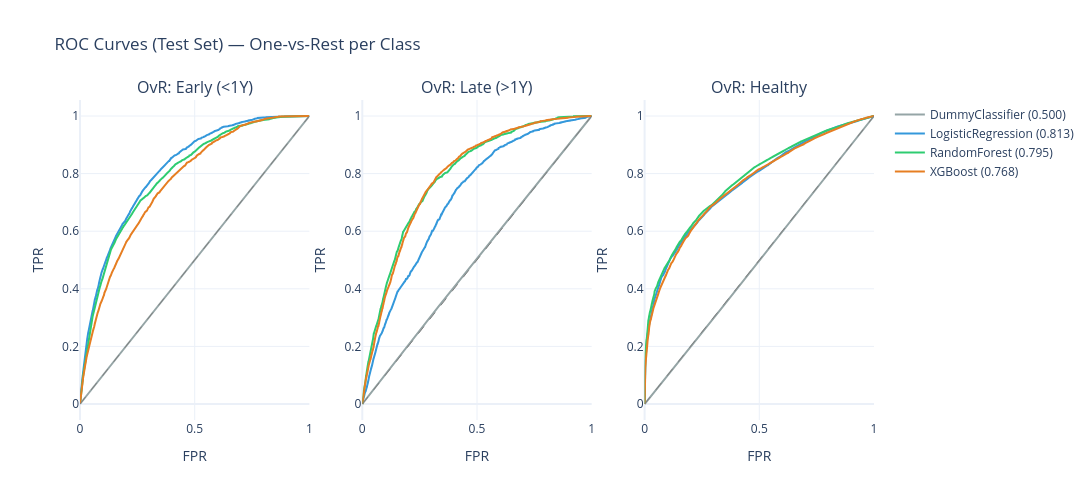

Here is the notebook cell this chart was saved with:
### Markdown cell above
# 6. ROC Curves (Test Set, Best Models)

One-vs-Rest ROC curves for each model on the test set, all in one plot per class.

### Code cell
# --- ROC Curves: All models, Macro-averaged  ---
from sklearn.preprocessing import label_binarize
from sklearn.metrics import roc_curve, auc

y_test_bin = label_binarize(y_test, classes=[0, 1, 2])
class_names = ['Early (<1Y)', 'Late (>1Y)', 'Healthy']
model_colors = {
    'DummyClassifier': '#95a5a6',
    'LogisticRegression': '#3498db',
    'RandomForest': '#2ecc71',
    'XGBoost': '#e67e22',
    'TabPFN': '#e74c3c',
}

# Re-train best models and get probabilities
best_probas = {}
for model_name in MODELS.keys():
    df_model = df_results[df_results['model'] == model_name]
    best_seed = int(df_model.loc[df_model['f1_macro'].idxmax(), 'seed'])
    df_bal = balance_data(df_train, n_samples=N_SAMPLES, seed=best_seed)
    X_tr, y_tr = get_X_y(df_bal)
    if model_name == "TabPFN":
        clf = TabPFNClassifier(device='cpu', n_estimators=8)
        clf.fit(X_tr, y_tr)
        best_probas[model_name] = clf.predict_proba(X_test)
    else:
        from sklearn.base import clone
        clf = clone(MODELS[model_name])
        clf.fit(X_tr, y_tr)
        best_probas[model_name] = clf.predict_proba(X_test)

# Plot: One subplot per class
from plotly.subplots import make_subplots

fig6 = make_subplots(rows=1, cols=3, subplot_titles=[f'OvR: {cn}' for cn in class_names])

for i, cn in enumerate(class_names):
    for model_name, proba in best_probas.items():
        fpr, tpr, _ = roc_curve(y_test_bin[:, i], proba[:, i])
        roc_auc_val = auc(fpr, tpr)
        fig6.add_trace(
            go.Scatter(x=fpr, y=tpr, mode='lines',
                       name=f'{model_name} ({roc_auc_val:.3f})',
                       line=dict(color=model_colors.get(model_name, 'grey'), width=2),
                       showlegend=(i == 0)),  # legend only on first subplot
            row=1, col=i+1
        )
    # Diagonal
    fig6.add_trace(
        go.Scatter(x=[0,1], y=[0,1], mode='lines',
                   line=dict(color='grey', width=1, dash='dash'), showlegend=False),
        row=1, col=i+1
    )

fig6.update_layout(
    title='ROC Curves (Test Set) — One-vs-Rest per Class',
    template='plotly_white', height=500, width=1600,
    legend=dict(x=1.02, y=1)
)
for i in range(3):
    fig6.update_xaxes(title_text='FPR', row=1, col=i+1)
    fig6.update_yaxes(title_text='TPR', row=1, col=i+1)

show_and_save(fig6, "benchmark_roc_curves", width=1600, height=500)

### Figure 1 — Plotly figure (JSON) as saved in the notebook; plotly's stock layout.template omitted (floating-point values rounded to 4 significant figures; data arrays with more than 128 entries replaced by an {"elided": "..."} marker saying what was removed)
{"data": [{"line": {"color": "#95a5a6", "width": 2}, "mode": "lines", "name": "DummyClassifier (0.500)", "showlegend": true, "type": "scatter", "x": [0.0, 0.3321, 1.0], "xaxis": "x", "y": [0.0, 0.3329, 1.0], "yaxis": "y"}, {"line": {"color": "#3498db", "width": 2}, "mode": "lines", "name": "LogisticRegression (0.813)", "showlegend": true, "type": "scatter", "x": {"elided": "8209 float values"}, "xaxis": "x", "y": {"elided": "8209 float values"}, "yaxis": "y"}, {"line": {"color": "#2ecc71", "width": 2}, "mode": "lines", "name": "RandomForest (0.795)", "showlegend": true, "type": "scatter", "x": {"elided": "9728 float values"}, "xaxis": "x", "y": {"elided": "9728 float values"}, "yaxis": "y"}, {"line": {"color": "#e67e22", "width": 2}, "mode": "lines", "name": "XGBoost (0.768)", "showlegend": true, "type": "scatter", "x": {"elided": "9039 float values"}, "xaxis": "x", "y": {"elided": "9039 float values"}, "yaxis": "y"}, {"line": {"color": "grey", "dash": "dash", "width": 1}, "mode": "lines", "showlegend": false, "type": "scatter", "x": [0, 1], "xaxis": "x", "y": [0, 1], "yaxis": "y"}, {"line": {"color": "#95a5a6", "width": 2}, "mode": "lines", "name": "DummyClassifier (0.503)", "showlegend": false, "type": "scatter", "x": [0.0, 0.3362, 1.0], "xaxis": "x2", "y": [0.0, 0.3423, 1.0], "yaxis": "y2"}, {"line": {"color": "#3498db", "width": 2}, "mode": "lines", "name": "LogisticRegression (0.716)", "showlegend": false, "type": "scatter", "x": {"elided": "8127 float values"}, "xaxis": "x2", "y": {"elided": "8127 float values"}, "yaxis": "y2"}, {"line": {"color": "#2ecc71", "width": 2}, "mode": "lines", "name": "RandomForest (0.793)", "showlegend": false, "type": "scatter", "x": {"elided": "9551 float values"}, "xaxis": "x2", "y": {"elided": "9551 float values"}, "yaxis": "y2"}, {"line": {"color": "#e67e22", "width": 2}, "mode": "lines", "name": "XGBoost (0.790)", "showlegend": false, "type": "scatter", "x": {"elided": "8888 float values"}, "xaxis": "x2", "y": {"elided": "8888 float values"}, "yaxis": "y2"}, {"line": {"color": "grey", "dash": "dash", "width": 1}, "mode": "lines", "showlegend": false, "type": "scatter", "x": [0, 1], "xaxis": "x2", "y": [0, 1], "yaxis": "y2"}, {"line": {"color": "#95a5a6", "width": 2}, "mode": "lines", "name": "DummyClassifier (0.499)", "showlegend": false, "type": "scatter", "x": [0.0, 0.334, 1.0], "xaxis": "x3", "y": [0.0, 0.3313, 1.0], "yaxis": "y3"}, {"line": {"color": "#3498db", "width": 2}, "mode": "lines", "name": "LogisticRegression (0.767)", "showlegend": false, "type": "scatter", "x": {"elided": "10463 float values"}, "xaxis": "x3", "y": {"elided": "10463 float values"}, "yaxis": "y3"}, {"line": {"color": "#2ecc71", "width": 2}, "mode": "lines", "name": "RandomForest (0.778)", "showlegend": false, "type": "scatter", "x": {"elided": "11576 float values"}, "xaxis": "x3", "y": {"elided": "11576 float values"}, "yaxis": "y3"}, {"line": {"color": "#e67e22", "width": 2}, "mode": "lines", "name": "XGBoost (0.764)", "showlegend": false, "type": "scatter", "x": {"elided": "11303 float values"}, "xaxis": "x3", "y": {"elided": "11303 float values"}, "yaxis": "y3"}, {"line": {"color": "grey", "dash": "dash", "width": 1}, "mode": "lines", "showlegend": false, "type": "scatter", "x": [0, 1], "xaxis": "x3", "y": [0, 1], "yaxis": "y3"}], "layout": {"annotations": [{"font": {"size": 16}, "showarrow": false, "text": "OvR: Early (<1Y)", "x": 0.1444, "xanchor": "center", "xref": "paper", "y": 1, "yanchor": "bottom", "yref": "paper"}, {"font": {"size": 16}, "showarrow": false, "text": "OvR: Late (>1Y)", "x": 0.5, "xanchor": "center", "xref": "paper", "y": 1, "yanchor": "bottom", "yref": "paper"}, {"font": {"size": 16}, "showarrow": false, "text": "OvR: Healthy", "x": 0.8556, "xanchor": "center", "xref": "paper", "y": 1, "yanchor": "bottom", "yref": "paper"}], "height": 500, "legend": {"x": 1.02, "y": 1}, "title": {"text": "ROC Curves (Test Set) — One-vs-Rest per Class"}, "width": 1600, "xaxis": {"anchor": "y", "domain": [0, 0.2889], "title": {"text": "FPR"}}, "xaxis2": {"anchor": "y2", "domain": [0.3556, 0.6444], "title": {"text": "FPR"}}, "xaxis3": {"anchor": "y3", "domain": [0.7111, 1], "title": {"text": "FPR"}}, "yaxis": {"anchor": "x", "domain": [0, 1], "title": {"text": "TPR"}}, "yaxis2": {"anchor": "x2", "domain": [0, 1], "title": {"text": "TPR"}}, "yaxis3": {"anchor": "x3", "domain": [0, 1], "title": {"text": "TPR"}}}}
